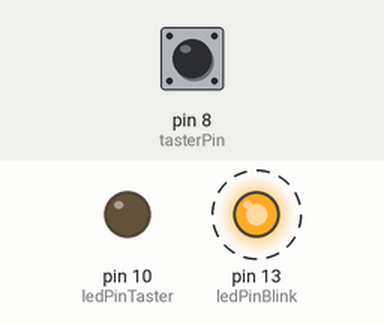
This sketch was run on a simulated Arduino Nano, built with avr-gcc and run on an emulated ATmega328P. Parts: output pins drawn as LEDs (lit = HIGH). Dashed ring = blinking. Inputs (shaded band) come from the test bench; at power-on: pin 8 (tasterPin) HIGH.

Above: at 6.8 s.
6.9 s: pin 8 (tasterPin) pulled LOW for 2.6 s
At 8.8 s:
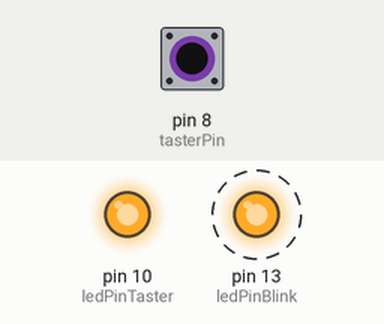
Timing chart, 0 to 17.0 s (numbered marks = the images above; inputs shaded):
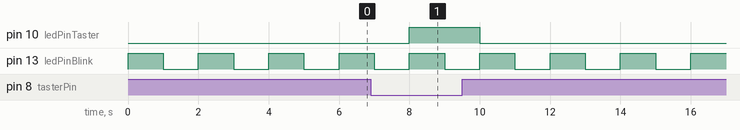

Measured:
- after the input at 6.9 s, pin 10 (ledPinTaster): LOW → HIGH after 1.1 s, → LOW 2.0 s later
- by itself, pin 13 (ledPinBlink): alternates HIGH for 1.0 s and LOW for 1.0 s

The sketch:

15_intervall.ino
```cpp
// Der folgende Code funktioniert nicht wie erhofft ...
const int ledPinBlink = 13; // Rote Blink-LED-Pin 13
const int ledPinTaster = 10; // Gelbe Taster-LED-Pin 10
const int tasterPin = 8; // Taster-Pin 8
bool tasterStatus; // Variable zur Aufname des Tasterstatus
void setup(){
 pinMode(ledPinBlink, OUTPUT); // Blink-LED-Pin als Ausgang
 pinMode(ledPinTaster, OUTPUT); // Taster-LED-Pin als Ausgang
 pinMode(tasterPin, INPUT_PULLUP); // Taster-Pin als Eingang
}

void loop(){
 // Blink-LED blinken lassen
 digitalWrite(ledPinBlink, HIGH); // Rote LED auf High-Pegel (5V)
 delay(1000); // Eine Sekunde warten
 digitalWrite(ledPinBlink, LOW); // Rote LED auf LOW-Pegel (0V)
 delay(1000); // Eine Sekunde warten
 // Abfrage des Taster-Status
 tasterStatus = digitalRead(tasterPin);
 if(tasterStatus == LOW)
 digitalWrite(ledPinTaster, HIGH); // Gelbe LED auf High-Pegel (5V)
 else
 digitalWrite(ledPinTaster, LOW); // Gelbe LED auf Low-Pegel (0V)
}
```
